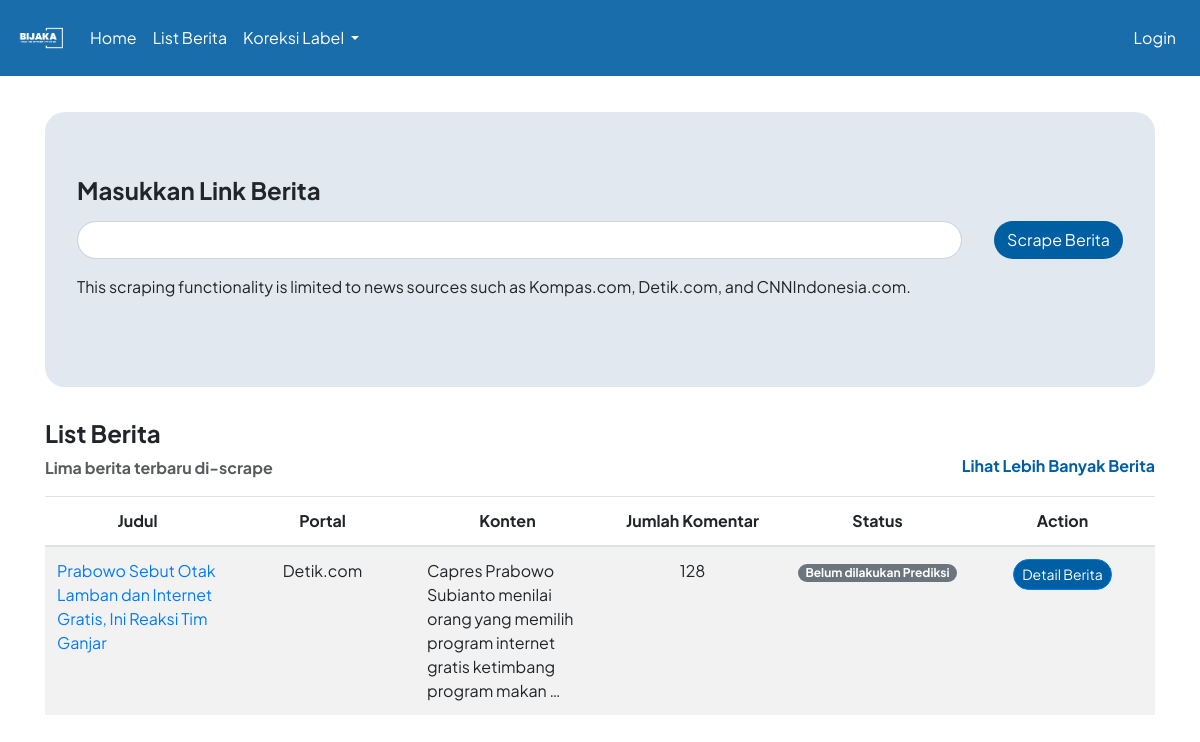
The page / on the database its author committed.
### hateapp/models.py (models this page shows, shortened)
class Berita(models.Model):
    link = models.URLField()
    portal = models.CharField(max_length=50)
    judul = models.CharField(max_length=255)
    konten = models.TextField()
    jumlah_komentar = models.PositiveIntegerField()
    timestamp_scrape = models.DateTimeField(verbose_name='Timestamp Scrape')
    @property
    def status_prediksi(self):
        return all(komentar.prediksi is not None for komentar in self.komentar_set.all())

### hateapp/views.py (the view)
# urls.py: path('', views.berita, name='berita'),
def berita(request):
    berita_list = Berita.objects.order_by('-timestamp_scrape')[:5]
    for berita in berita_list:
        print(f'Judul: {berita.judul}, Timestamp Scrape: {berita.timestamp_scrape}')
    if request.method == 'POST':
        form = LinkBeritaForm(request.POST)
        if form.is_valid():
            link_berita = form.cleaned_data['link']
            print(link_berita)
            if not link_berita.startswith("https://"):
                form = LinkBeritaForm()
                return render(request, 'home.html', {'berita_list': berita_list, 'form': form, 'error_message': f'Invalid link','stop_prediction': True})
            link_berita = link_berita.replace('http://', 'https://') if link_berita.startswith('http://') else ('https://' + link_berita) if link_berita.startswith('www.') else ('https://' + link_berita) if not link_berita.startswith('https://') else link_berita
            parsed_url = urlparse(link_berita)
            link_berita = urlunparse((parsed_url.scheme, parsed_url.netloc, parsed_url.path, '', '', ''))
            if Berita.objects.filter(link=link_berita).exists():
                form = LinkBeritaForm()
                return render(request, 'home.html', {'berita_list': berita_list, 'form': form, 'error_message': 'This link has already been scraped.', 'stop_prediction': True})
            try:
                parsed_url = urlparse(link_berita)
                domain = parsed_url.netloc
                if 'kompas.com' in domain:
                    scraper_function = scraper_kompas
                    portal = "Kompas.com"
                elif 'detik.com' in domain:
                    scraper_function = scraper_detik
                    portal = "Detik.com"
                elif 'cnnindonesia.com' in domain:
                    scraper_function = scraper_cnn
                    portal = "CNNIndonesia.com"
                else:
                    raise ValueError('Unsupported news website')
                scraped_data = scraper_function(link_berita)
                print(scraped_data)
                if scraped_data and scraped_data['jumlah_komentar'] > 0:
                    berita_baru = Berita.objects.create(
                        link=scraped_data['link'],
                        judul=scraped_data['judul'],
                        konten=scraped_data['konten'],
                        jumlah_komentar=scraped_data['jumlah_komentar'],
                        portal=portal,
                        timestamp_scrape=timezone.now()
                    )
                    for komentar_data in scraped_data.get('komentar', []):
                        Komentar.objects.create(
                            berita=berita_baru,
                            penulis_komentar=komentar_data['username'],
                            isi_komentar=komentar_data['komentar']
                        )
                    return redirect('detail_berita', berita_id=berita_baru.id)
                else:
                    error_message = "There are no comments that can be scraped"
                    form = LinkBeritaForm()
                    return render(request, 'home.html', {'berita_list': berita_list, 'form': form, 'error_message': error_message, 'stop_prediction': True})
            except Exception as e:
                error_message = f'Error in scraping: {e}'
                form = LinkBeritaForm()
                return render(request, 'home.html', {'berita_list': berita_list, 'form': form, 'error_message': error_message, 'stop_prediction': True})
    else:
        form = LinkBeritaForm()
    return render(request, 'home.html', {'berita_list': berita_list, 'form': form, 'stop_prediction': True})

### hateapp/forms.py
class LinkBeritaForm(forms.Form):
    link = forms.CharField(
        label='Masukkan Link Berita',
        widget=forms.TextInput(attrs={'class': 'form-control', 'style': 'border-radius: 20px;'})
    )

### templates/home.html (shortened to what this page needs)
{% extends 'base.html' %}
{% block content %}
<div class="jumbotron" style="border-radius: 20px; background-color: #E2E8EF">
    <form method="post" action="{% url 'berita' %}" class="mb-4" id="beritaForm">
        <div class="form-group">
            <label for="{{ form.link.id_for_label }}"><h4><strong>Masukkan Link Berita</strong></h4></label>
            <div class="input-group">
                {{ form.link }}
                <div class="input-group-append" style="margin-left: 2em;">
                    <button type="submit" class="btn" id="submitBtn" style="background-color: #005EA2; color: #fff; border-radius: 20px;">
                        <span id="button-text">Scrape Berita</span>
                    </button>
                </div>
            </div>
        </div>
        <div class="">
            <p>This scraping functionality is limited to news sources such as Kompas.com, Detik.com, and CNNIndonesia.com.</p>
        </div>
    </form>
</div>
<h4><strong>List Berita</strong></h4>
<div class="row">
    <div class="col-6">
        <p style="opacity: 0.75;"><strong>Lima berita terbaru di-scrape</strong></p>
    </div>
    <div class="col-6 text-right">
        <h6><a href="{% url 'list_berita' %}" style="color: #005EA2;"><strong>Lihat Lebih Banyak Berita</strong></a></h6>
    </div>
</div>
<table class="table table-striped" style="table-layout: fixed; width: 100%;">
    <thead class="text-center">
        <tr>
            <th>Judul</th>
            <th>Portal</th>
            <th>Konten</th>
            <th>Jumlah Komentar</th>
            <th>Status</th>
            <th>Action</th>
        </tr>
    </thead>
    <tbody>
        {% for berita in berita_list %}
            <tr>
                <td style="width: 20%; text-wrap: wrap;"><a href="{{berita.link}}" class="text-decoration-none" target="_blank">{{ berita.judul }}</a></td>
                <td class="text-center" style="width: 15%;">{{ berita.portal }}</td>
                <td style="width: 35%;">{{ berita.konten|truncatechars:100 }}</td>
                <td class="text-center" style="width: 10%;">{{ berita.jumlah_komentar }}</td>
                <td class="text-center" style="width: 5%;">
                    {% if berita.status_prediksi %}
                        <span class="badge badge-pill badge-success">Sudah dilakukan Prediksi</span>
                    {% else %}
                        <span class="badge badge-pill badge-secondary">Belum dilakukan Prediksi</span>
                    {% endif %}
                </td>
                <td class="text-center" style="width: 5%;">
                    <a href="{% url 'detail_berita' berita_id=berita.id %}" class="btn btn-sm btn-primary" style="background-color: #005EA2; color: #fff; border-radius: 20px;">Detail Berita</a>
                </td>
            </tr>
        {% endfor %}
    </tbody>
</table>
{% endblock %}

### templates/base.html (style rules this page uses)
h2, h1, p, div, a { font-family: 'Plus Jakarta Sans', sans-serif; }

### rows shown on the page
Berita: judul "Prabowo Sebut Otak Lamban dan Internet Gratis, Ini Reaksi Tim Ganjar", portal "Detik.com", konten "Capres Prabowo Subianto menilai orang yang memilih program internet gratis ketimbang program makan …", jumlah_komentar "128", shows "Belum dilakukan Prediksi"
